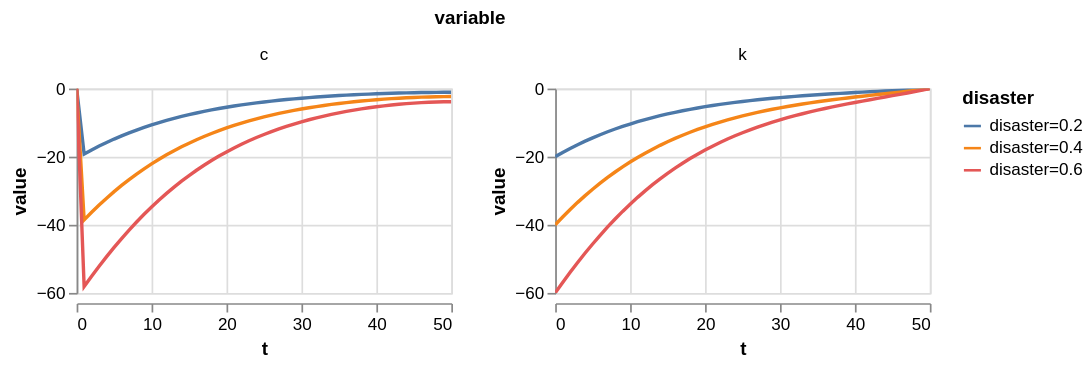

Notebook code cell kept with this figure:
### Markdown cell above
### How bad is bad? Sweep the disaster size

One parameter, one sweep: `model.variants(disaster=[...])` builds a recalibrated model per fraction destroyed — the same chained pipeline used for the islands in notebook 1. The table and chart compare the rebuild under three increasingly severe hits. Notice the pattern: recovery scales **almost proportionally** to the size of the hit. Destroy 20% and consumption dips 19%; triple the destruction to 60% and the dip roughly triples to 58%. This model's mathematics is *homogeneous* — rescaling the machines rescales the response — so one recovery curve almost determines the others; the chart confirms the near-copies.

### Code cell
recoveries = disaster_model.variants(disaster=[0.20, 0.40, 0.60]).solve()

comparison = (
    recoveries.to_df(units="percent")
    .groupby("variant", sort=False)
    .agg({"k": "first", "c": "min"})
)
comparison.columns = ["Capital gap, period 0 (%)", "Worst drop in consumption (%)"]
display(comparison)

recoveries.plot(variables=["k", "c"], T=50, units="percent")

### Figure 1 — Vega-Lite specification as saved in the notebook (floating-point values rounded to 4 significant figures; data arrays with more than 128 entries replaced by an {"elided": "..."} marker saying what was removed)
{"config": {"view": {"continuousWidth": 300, "continuousHeight": 300}}, "data": {"name": "data-149ab6556cdf7b99adeefd6f79f66451"}, "mark": {"type": "line"}, "encoding": {"color": {"field": "variant", "sort": ["disaster=0.2", "disaster=0.4", "disaster=0.6"], "title": "disaster", "type": "nominal"}, "facet": {"columns": 2, "field": "variable", "type": "nominal"}, "x": {"field": "t", "type": "quantitative"}, "y": {"field": "value", "type": "quantitative"}}, "height": 120, "params": [{"name": "param_1e9efca18e7a2868", "select": {"type": "interval", "encodings": ["x", "y"]}, "bind": "scales"}], "resolve": {"scale": {"y": "independent"}}, "width": 220, "$schema": "https://vega.github.io/schema/vega-lite/v6.4.1.json", "datasets": {"data-149ab6556cdf7b99adeefd6f79f66451": {"elided": "306 records"}}}
